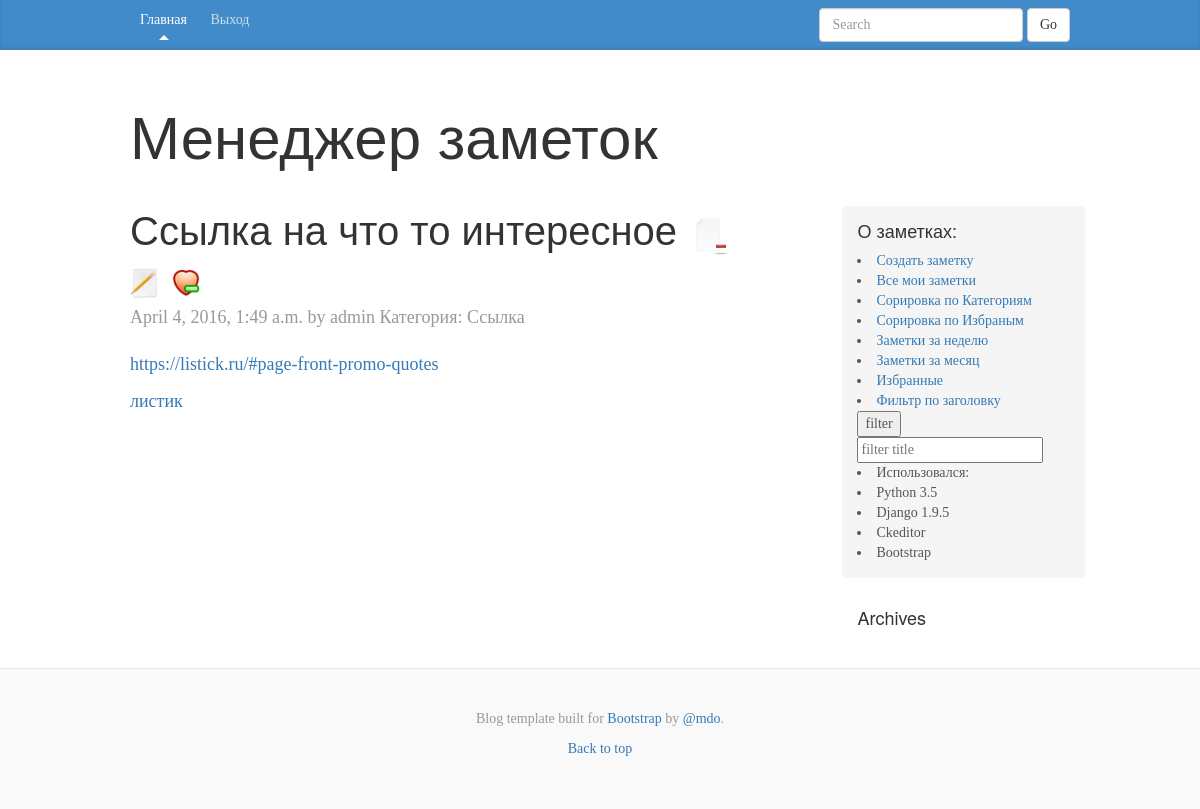
The app's page /note/21eb85af-6b59-4732-9eb0-f8947dd4651f (signed in) with its own data.
### notes/models.py (models this page shows, shortened)
class Notes(models.Model):
    class Meta:
        db_table = 'Notes'
        verbose_name_plural = "Заметки"
    id = models.UUIDField(primary_key=True, default=uuid.uuid4, editable=False)
    title = models.CharField(max_length=150)
    text = RichTextField(null=True, blank=True)
    date = models.DateTimeField(default=datetime.now, blank=True)
    author = models.ForeignKey(settings.AUTH_USER_MODEL, default=1)
    favorites = models.BooleanField(default=False)
    category = models.ForeignKey(Category, blank=True,
                                 null=True, related_name='cat')
    publish = models.BooleanField(default=False)

class Category(MPTTModel):
    class Meta():
        db_table = 'Category'
        verbose_name_plural = "Категории"
        verbose_name = "Категория"
        ordering = ('tree_id', 'level')
    name = models.CharField(max_length=150)
    parent = TreeForeignKey('self', null=True, blank=True,
                            related_name='children',
                            verbose_name='parent class')
    def __str__(self):
        return self.name
    class MPTTMeta:
        order_insertion_py = ['name']

### notes/views.py (the view)
# urls.py: url(r'^note/(?P<id>.+)(/del/)$', notes.views.note_del, name='del'),
def note(request, id=None):
    args = {
        'note': Notes.objects.get(id=id),
        'username': auth.get_user(request).username,   # todo в шаблонах можно использовать request напрямую
        'category_all': Category.objects.all(),            # http://stackoverflow.com/questions/702592/django-request-in-template
    }
    return render_to_response('note.html', args)

### notes/templates/note.html (shortened to what this page needs)
{% extends 'main.html' %}
{% load staticfiles %}
{% block notes %}
<div class="blog-post">
    <h2 class="blog-post-title"> {{ note.title }}
        {% if username == note.author.username %}
    <a href="/note/{{note.id}}/del/"><img  src="{% static 'img/del.png' %} "  width="40" height="40"/></a>
    <a href="/note/{{note.id}}/edit/"><img src="{% static 'img/edit.png' %} "  width="30" height="30"/></a>
    {% if not note.favorites %}
        <a href="/note/{{note.id}}/addfavorites/"><img src="{% static 'img/favotites.png' %} "  width="30" height="30"/></a>
    {% else %}
        <a href="/note/{{note.id}}/removefavorites/"><img src="{% static 'img/favoritesremove.png' %} "  width="30" height="30"/></a>
    {% endif %}
        {% endif %}
        </h2>
    <p class="blog-post-meta">{{ note.date }} by {{ note.author.username }} Категория: {{ note.category }}</p></p>
    <P>{{note.text | safe}}</P>
</div>
{% endblock %}

### static/css/blog.css (style rules this page uses)
body { font-family: Georgia, "Times New Roman", Times, serif; color: #555; }
h1, .h1, h2, .h2, h3, .h3, h4, .h4, h5, .h5, h6, .h6 { margin-top: 0; font-family: "Helvetica Neue", Helvetica, Arial, sans-serif; font-weight: normal; color: #333; }
.blog-post { margin-bottom: 60px; }
.blog-post-title { margin-bottom: 5px; font-size: 40px; }
.blog-post-meta { margin-bottom: 20px; color: #999; }

### records on screen
Notes: title "Ссылка на что то интересное", date "April 4, 2016, 1:49 a.m.", author.username "admin", category "Ссылка", text "https://listick.ru/#page-front-promo-quotes листик"
